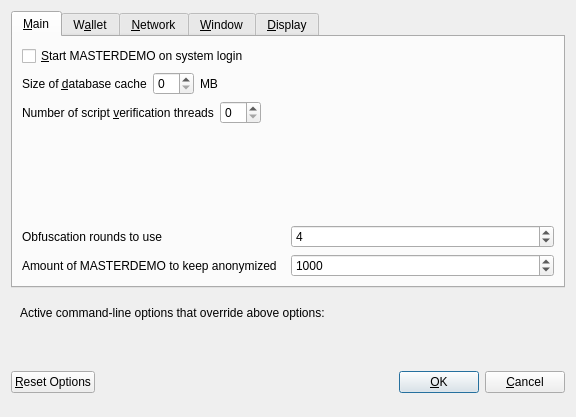
<?xml version="1.0" encoding="UTF-8"?>
<ui version="4.0">
 <class>OptionsDialog</class>
 <widget class="QDialog" name="OptionsDialog">
  <property name="geometry">
   <rect>
    <x>0</x>
    <y>0</y>
    <width>576</width>
    <height>417</height>
   </rect>
  </property>
  <property name="windowTitle">
   <string>Options</string>
  </property>
  <property name="modal">
   <bool>true</bool>
  </property>
  <layout class="QVBoxLayout" name="verticalLayout">
   <item>
    <widget class="QTabWidget" name="tabWidget">
     <property name="currentIndex">
      <number>0</number>
     </property>
     <widget class="QWidget" name="tabMain">
      <attribute name="title">
       <string>&amp;Main</string>
      </attribute>
      <layout class="QVBoxLayout" name="verticalLayout_Main">
       <item>
        <widget class="QCheckBox" name="bitcoinAtStartup">
         <property name="toolTip">
          <string>Automatically start MASTERDEMO after logging in to the system.</string>
         </property>
         <property name="text">
          <string>&amp;Start MASTERDEMO on system login</string>
         </property>
        </widget>
       </item>
       <item>
        <layout class="QHBoxLayout" name="horizontalLayout_2_Main">
         <item>
          <widget class="QLabel" name="databaseCacheLabel">
           <property name="text">
            <string>Size of &amp;database cache</string>
           </property>
           <property name="textFormat">
            <enum>Qt::PlainText</enum>
           </property>
           <property name="buddy">
            <cstring>databaseCache</cstring>
           </property>
          </widget>
         </item>
         <item>
          <widget class="QSpinBox" name="databaseCache"/>
         </item>
         <item>
          <widget class="QLabel" name="databaseCacheUnitLabel">
           <property name="text">
            <string>MB</string>
           </property>
           <property name="textFormat">
            <enum>Qt::PlainText</enum>
           </property>
          </widget>
         </item>
         <item>
          <spacer name="horizontalSpacer_2_Main">
           <property name="orientation">
            <enum>Qt::Horizontal</enum>
           </property>
           <property name="sizeHint" stdset="0">
            <size>
             <width>40</width>
             <height>20</height>
            </size>
           </property>
          </spacer>
         </item>
        </layout>
       </item>
       <item>
        <layout class="QHBoxLayout" name="horizontalLayout_3_Main">
         <item>
          <widget class="QLabel" name="threadsScriptVerifLabel">
           <property name="text">
            <string>Number of script &amp;verification threads</string>
           </property>
           <property name="textFormat">
            <enum>Qt::PlainText</enum>
           </property>
           <property name="buddy">
            <cstring>threadsScriptVerif</cstring>
           </property>
          </widget>
         </item>
         <item>
          <widget class="QSpinBox" name="threadsScriptVerif">
           <property name="toolTip">
            <string>(0 = auto, &lt;0 = leave that many cores free)</string>
           </property>
          </widget>
         </item>
         <item>
          <spacer name="horizontalSpacer_3_Main">
           <property name="orientation">
            <enum>Qt::Horizontal</enum>
           </property>
           <property name="sizeHint" stdset="0">
            <size>
             <width>40</width>
             <height>20</height>
            </size>
           </property>
          </spacer>
         </item>
        </layout>
       </item>
       <item>
        <spacer name="verticalSpacer_Main">
         <property name="orientation">
          <enum>Qt::Vertical</enum>
         </property>
         <property name="sizeHint" stdset="0">
          <size>
           <width>20</width>
           <height>40</height>
          </size>
         </property>
        </spacer>
       </item>
       <item>
        <layout class="QHBoxLayout" name="horizontalLayout_4_Main">
         <item>
          <widget class="QLabel" name="label">
           <property name="toolTip">
            <string>This setting determines the amount of individual masternodes that an input will be anonymized through.&lt;br/&gt;More rounds of anonymization gives a higher degree of privacy, but also costs more in fees.</string>
           </property>
           <property name="text">
            <string>Obfuscation rounds to use</string>
           </property>
          </widget>
         </item>
         <item>
          <widget class="QSpinBox" name="obfuscationRounds">
           <property name="minimum">
            <number>2</number>
           </property>
           <property name="maximum">
            <number>8</number>
           </property>
           <property name="value">
            <number>4</number>
           </property>
          </widget>
         </item>
        </layout>
       </item>
       <item>
        <layout class="QHBoxLayout" name="horizontalLayout">
         <item>
          <widget class="QLabel" name="label_2">
           <property name="toolTip">
            <string>This amount acts as a threshold to turn off Obfuscation once it's reached.</string>
           </property>
           <property name="statusTip">
            <string notr="true"/>
           </property>
           <property name="whatsThis">
            <string notr="true"/>
           </property>
           <property name="accessibleName">
            <string notr="true"/>
           </property>
           <property name="accessibleDescription">
            <string notr="true"/>
           </property>
           <property name="text">
            <string>Amount of MASTERDEMO to keep anonymized</string>
           </property>
          </widget>
         </item>
         <item>
          <widget class="QSpinBox" name="anonymizeMasterDemo">
           <property name="minimum">
            <number>100</number>
           </property>
           <property name="maximum">
            <number>100000</number>
           </property>
           <property name="singleStep">
            <number>100</number>
           </property>
           <property name="value">
            <number>1000</number>
           </property>
          </widget>
         </item>
        </layout>
       </item>
      </layout>
     </widget>
     <widget class="QWidget" name="tabWallet">
      <attribute name="title">
       <string>W&amp;allet</string>
      </attribute>
      <layout class="QVBoxLayout" name="verticalLayout_Wallet">
       <item>
        <widget class="QGroupBox" name="groupBox">
         <property name="title">
          <string>Expert</string>
         </property>
         <layout class="QVBoxLayout" name="verticalLayout_2">
          <item>
           <widget class="QCheckBox" name="coinControlFeatures">
            <property name="toolTip">
             <string>Whether to show coin control features or not.</string>
            </property>
            <property name="text">
             <string>Enable coin &amp;control features</string>
            </property>
           </widget>
          </item>
          <item>
           <widget class="QCheckBox" name="showMasternodesTab">
            <property name="toolTip">
             <string>Show additional tab listing all your masternodes in first sub-tab&lt;br/&gt;and all masternodes on the network in second sub-tab.</string>
            </property>
            <property name="text">
             <string>Show Masternodes Tab</string>
            </property>
           </widget>
          </item>
          <item>
           <widget class="QCheckBox" name="spendZeroConfChange">
            <property name="toolTip">
             <string>If you disable the spending of unconfirmed change, the change from a transaction&lt;br/&gt;cannot be used until that transaction has at least one confirmation.&lt;br/&gt;This also affects how your balance is computed.</string>
            </property>
            <property name="text">
             <string>&amp;Spend unconfirmed change</string>
            </property>
           </widget>
          </item>
         </layout>
        </widget>
       </item>
       <item>
        <spacer name="verticalSpacer_Wallet">
         <property name="orientation">
          <enum>Qt::Vertical</enum>
         </property>
         <property name="sizeHint" stdset="0">
          <size>
           <width>20</width>
           <height>40</height>
          </size>
         </property>
        </spacer>
       </item>
      </layout>
     </widget>
     <widget class="QWidget" name="tabNetwork">
      <attribute name="title">
       <string>&amp;Network</string>
      </attribute>
      <layout class="QVBoxLayout" name="verticalLayout_Network">
       <item>
        <widget class="QCheckBox" name="mapPortUpnp">
         <property name="toolTip">
          <string>Automatically open the MASTERDEMO client port on the router. This only works when your router supports UPnP and it is enabled.</string>
         </property>
         <property name="text">
          <string>Map port using &amp;UPnP</string>
         </property>
        </widget>
       </item>
       <item>
        <widget class="QCheckBox" name="allowIncoming">
         <property name="toolTip">
          <string>Accept connections from outside</string>
         </property>
         <property name="text">
          <string>Allow incoming connections</string>
         </property>
        </widget>
       </item>
       <item>
        <widget class="QCheckBox" name="connectSocks">
         <property name="toolTip">
          <string>Connect to the MASTERDEMO network through a SOCKS5 proxy.</string>
         </property>
         <property name="text">
          <string>&amp;Connect through SOCKS5 proxy (default proxy):</string>
         </property>
        </widget>
       </item>
       <item>
        <layout class="QHBoxLayout" name="horizontalLayout_1_Network">
         <item>
          <widget class="QLabel" name="proxyIpLabel">
           <property name="text">
            <string>Proxy &amp;IP:</string>
           </property>
           <property name="textFormat">
            <enum>Qt::PlainText</enum>
           </property>
           <property name="buddy">
            <cstring>proxyIp</cstring>
           </property>
          </widget>
         </item>
         <item>
          <widget class="QValidatedLineEdit" name="proxyIp">
           <property name="minimumSize">
            <size>
             <width>140</width>
             <height>0</height>
            </size>
           </property>
           <property name="maximumSize">
            <size>
             <width>140</width>
             <height>16777215</height>
            </size>
           </property>
           <property name="toolTip">
            <string>IP address of the proxy (e.g. IPv4: 127.0.0.1 / IPv6: ::1)</string>
           </property>
          </widget>
         </item>
         <item>
          <widget class="QLabel" name="proxyPortLabel">
           <property name="text">
            <string>&amp;Port:</string>
           </property>
           <property name="textFormat">
            <enum>Qt::PlainText</enum>
           </property>
           <property name="buddy">
            <cstring>proxyPort</cstring>
           </property>
          </widget>
         </item>
         <item>
          <widget class="QLineEdit" name="proxyPort">
           <property name="minimumSize">
            <size>
             <width>55</width>
             <height>0</height>
            </size>
           </property>
           <property name="maximumSize">
            <size>
             <width>55</width>
             <height>16777215</height>
            </size>
           </property>
           <property name="toolTip">
            <string>Port of the proxy (e.g. 9050)</string>
           </property>
          </widget>
         </item>
         <item>
          <spacer name="horizontalSpacer_1_Network">
           <property name="orientation">
            <enum>Qt::Horizontal</enum>
           </property>
           <property name="sizeHint" stdset="0">
            <size>
             <width>40</width>
             <height>20</height>
            </size>
           </property>
          </spacer>
         </item>
        </layout>
       </item>
       <item>
        <spacer name="verticalSpacer_Network">
         <property name="orientation">
          <enum>Qt::Vertical</enum>
         </property>
         <property name="sizeHint" stdset="0">
          <size>
           <width>20</width>
           <height>40</height>
          </size>
         </property>
        </spacer>
       </item>
      </layout>
     </widget>
     <widget class="QWidget" name="tabWindow">
      <attribute name="title">
       <string>&amp;Window</string>
      </attribute>
      <layout class="QVBoxLayout" name="verticalLayout_Window">
       <item>
        <widget class="QCheckBox" name="minimizeToTray">
         <property name="toolTip">
          <string>Show only a tray icon after minimizing the window.</string>
         </property>
         <property name="text">
          <string>&amp;Minimize to the tray instead of the taskbar</string>
         </property>
        </widget>
       </item>
       <item>
        <widget class="QCheckBox" name="minimizeOnClose">
         <property name="toolTip">
          <string>Minimize instead of exit the application when the window is closed. When this option is enabled, the application will be closed only after selecting Quit in the menu.</string>
         </property>
         <property name="text">
          <string>M&amp;inimize on close</string>
         </property>
        </widget>
       </item>
       <item>
        <spacer name="verticalSpacer_Window">
         <property name="orientation">
          <enum>Qt::Vertical</enum>
         </property>
         <property name="sizeHint" stdset="0">
          <size>
           <width>20</width>
           <height>40</height>
          </size>
         </property>
        </spacer>
       </item>
      </layout>
     </widget>
     <widget class="QWidget" name="tabDisplay">
      <attribute name="title">
       <string>&amp;Display</string>
      </attribute>
      <layout class="QVBoxLayout" name="verticalLayout_Display">
       <item>
        <layout class="QHBoxLayout" name="horizontalLayout_1_Display">
         <item>
          <widget class="QLabel" name="langLabel">
           <property name="text">
            <string>User Interface &amp;language:</string>
           </property>
           <property name="textFormat">
            <enum>Qt::PlainText</enum>
           </property>
           <property name="buddy">
            <cstring>lang</cstring>
           </property>
          </widget>
         </item>
         <item>
          <widget class="QValueComboBox" name="lang">
           <property name="toolTip">
            <string>The user interface language can be set here. This setting will take effect after restarting MASTERDEMO.</string>
           </property>
          </widget>
         </item>
        </layout>
       </item>
       <item>
        <widget class="QLabel" name="label_3">
         <property name="toolTip">
          <string notr="true"/>
         </property>
         <property name="statusTip">
          <string notr="true"/>
         </property>
         <property name="whatsThis">
          <string notr="true"/>
         </property>
         <property name="accessibleName">
          <string notr="true"/>
         </property>
         <property name="text">
          <string>Language missing or translation incomplete? Help contributing translations here:
https://www.transifex.com/masterdemocoin/masterdemocoin-translations</string>
         </property>
         <property name="wordWrap">
          <bool>true</bool>
         </property>
         <property name="openExternalLinks">
          <bool>true</bool>
         </property>
         <property name="textInteractionFlags">
          <set>Qt::TextBrowserInteraction</set>
         </property>
        </widget>
       </item>
       <item>
        <layout class="QHBoxLayout" name="horizontalLayout_4_Display" stretch="0,0">
         <item>
          <widget class="QLabel" name="themeLabel">
           <property name="text">
            <string>User Interface Theme:</string>
           </property>
          </widget>
         </item>
         <item>
          <widget class="QValueComboBox" name="theme"/>
         </item>
        </layout>
       </item>
       <item>
        <widget class="Line" name="line">
         <property name="orientation">
          <enum>Qt::Horizontal</enum>
         </property>
        </widget>
       </item>
       <item>
        <layout class="QHBoxLayout" name="horizontalLayout_2_Display">
         <item>
          <widget class="QLabel" name="unitLabel">
           <property name="text">
            <string>&amp;Unit to show amounts in:</string>
           </property>
           <property name="textFormat">
            <enum>Qt::PlainText</enum>
           </property>
           <property name="buddy">
            <cstring>unit</cstring>
           </property>
          </widget>
         </item>
         <item>
          <widget class="QValueComboBox" name="unit">
           <property name="toolTip">
            <string>Choose the default subdivision unit to show in the interface and when sending coins.</string>
           </property>
          </widget>
         </item>
        </layout>
       </item>
       <item>
        <layout class="QHBoxLayout" name="horizontalLayout_5_Display">
         <item>
          <widget class="QLabel" name="digitsLabel">
           <property name="text">
            <string>Decimal digits</string>
           </property>
          </widget>
         </item>
         <item>
          <widget class="QValueComboBox" name="digits"/>
         </item>
        </layout>
       </item>
       <item>
        <layout class="QHBoxLayout" name="horizontalLayout_3_Display">
         <item>
          <widget class="QLabel" name="thirdPartyTxUrlsLabel">
           <property name="toolTip">
            <string>Third party URLs (e.g. a block explorer) that appear in the transactions tab as context menu items. %s in the URL is replaced by transaction hash. Multiple URLs are separated by vertical bar |.</string>
           </property>
           <property name="text">
            <string>Third party transaction URLs</string>
           </property>
           <property name="buddy">
            <cstring>thirdPartyTxUrls</cstring>
           </property>
          </widget>
         </item>
         <item>
          <widget class="QLineEdit" name="thirdPartyTxUrls">
           <property name="toolTip">
            <string>Third party URLs (e.g. a block explorer) that appear in the transactions tab as context menu items. %s in the URL is replaced by transaction hash. Multiple URLs are separated by vertical bar |.</string>
           </property>
          </widget>
         </item>
        </layout>
       </item>
       <item>
        <spacer name="verticalSpacer">
         <property name="orientation">
          <enum>Qt::Vertical</enum>
         </property>
         <property name="sizeHint" stdset="0">
          <size>
           <width>20</width>
           <height>40</height>
          </size>
         </property>
        </spacer>
       </item>
      </layout>
     </widget>
    </widget>
   </item>
   <item>
    <widget class="QFrame" name="frame">
     <layout class="QVBoxLayout" name="verticalLayout_Bottom">
      <item>
       <layout class="QHBoxLayout" name="horizontalLayout_Bottom">
        <item>
         <widget class="QLabel" name="overriddenByCommandLineInfoLabel">
          <property name="text">
           <string>Active command-line options that override above options:</string>
          </property>
          <property name="textFormat">
           <enum>Qt::PlainText</enum>
          </property>
         </widget>
        </item>
        <item>
         <spacer name="horizontalSpacer_Bottom">
          <property name="orientation">
           <enum>Qt::Horizontal</enum>
          </property>
          <property name="sizeHint" stdset="0">
           <size>
            <width>40</width>
            <height>20</height>
           </size>
          </property>
         </spacer>
        </item>
       </layout>
      </item>
      <item>
       <widget class="QLabel" name="overriddenByCommandLineLabel">
        <property name="text">
         <string/>
        </property>
        <property name="textFormat">
         <enum>Qt::PlainText</enum>
        </property>
        <property name="wordWrap">
         <bool>true</bool>
        </property>
       </widget>
      </item>
     </layout>
    </widget>
   </item>
   <item>
    <layout class="QHBoxLayout" name="horizontalLayout_Buttons">
     <item>
      <widget class="QPushButton" name="resetButton">
       <property name="toolTip">
        <string>Reset all client options to default.</string>
       </property>
       <property name="text">
        <string>&amp;Reset Options</string>
       </property>
       <property name="autoDefault">
        <bool>false</bool>
       </property>
      </widget>
     </item>
     <item>
      <spacer name="horizontalSpacer_1">
       <property name="orientation">
        <enum>Qt::Horizontal</enum>
       </property>
       <property name="sizeHint" stdset="0">
        <size>
         <width>40</width>
         <height>48</height>
        </size>
       </property>
      </spacer>
     </item>
     <item>
      <widget class="QLabel" name="statusLabel">
       <property name="minimumSize">
        <size>
         <width>200</width>
         <height>0</height>
        </size>
       </property>
       <property name="font">
        <font>
         <weight>75</weight>
         <bold>true</bold>
        </font>
       </property>
       <property name="text">
        <string/>
       </property>
       <property name="textFormat">
        <enum>Qt::PlainText</enum>
       </property>
       <property name="wordWrap">
        <bool>true</bool>
       </property>
      </widget>
     </item>
     <item>
      <spacer name="horizontalSpacer_2">
       <property name="orientation">
        <enum>Qt::Horizontal</enum>
       </property>
       <property name="sizeHint" stdset="0">
        <size>
         <width>40</width>
         <height>48</height>
        </size>
       </property>
      </spacer>
     </item>
     <item>
      <widget class="QPushButton" name="okButton">
       <property name="text">
        <string>&amp;OK</string>
       </property>
       <property name="autoDefault">
        <bool>false</bool>
       </property>
       <property name="default">
        <bool>true</bool>
       </property>
      </widget>
     </item>
     <item>
      <widget class="QPushButton" name="cancelButton">
       <property name="text">
        <string>&amp;Cancel</string>
       </property>
       <property name="autoDefault">
        <bool>false</bool>
       </property>
      </widget>
     </item>
    </layout>
   </item>
  </layout>
 </widget>
 <customwidgets>
  <customwidget>
   <class>QValidatedLineEdit</class>
   <extends>QLineEdit</extends>
   <header>qvalidatedlineedit.h</header>
  </customwidget>
  <customwidget>
   <class>QValueComboBox</class>
   <extends>QComboBox</extends>
   <header>qvaluecombobox.h</header>
  </customwidget>
 </customwidgets>
 <resources/>
 <connections/>
</ui>
